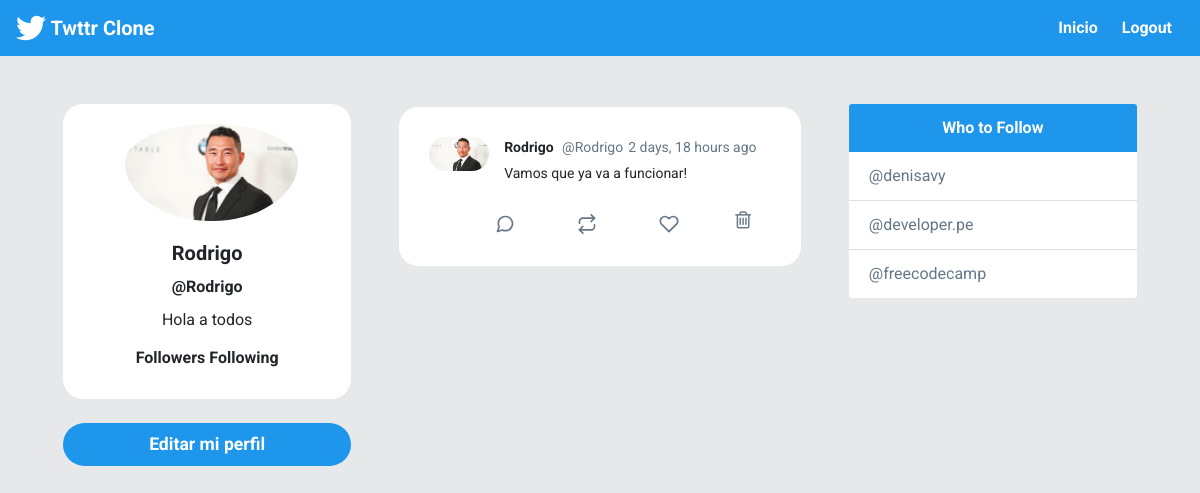
Page /profile/Rodrigo/ on the committed database.
### twitter/models.py (models this page shows, shortened)
class Profile(models.Model):
    user = models.OneToOneField(User, on_delete=models.CASCADE)
    bio = models.CharField(default="Hola a todos", max_length=100)
    image = models.ImageField(default='default.png')

class Post(models.Model):
    timestamp = models.DateTimeField(default=timezone.now)
    content = models.TextField()
    user = models.ForeignKey(User, on_delete=models.CASCADE, related_name='posts')
    class Meta:
        ordering = ['-timestamp']

### twitter/views.py (the view)
# urls.py: path('profile/<str:username>/', views.profile, name='profile'),
def profile(request, username):
    user = User.objects.get(username=username)
    posts = user.posts.all()
    context = {'user': user, 'posts': posts}
    return render(request, 'twitter/profile.html', context)

### twitter/templates/twitter/profile.html (shortened to what this page needs)
{% extends 'twitter/layout.html' %}
{% load humanize %}
{% block content %}
<div id="main" class="container-fluid d-flex">
    <div class="sidebar m-5 d-none d-md-block">
        <div class="">
            <div class="card " style="width: 18rem; text-align:center;border-radius: 20px;">
                <img class="card-img-top rounded-circle"
                    style="width:60%; position: relative;left: 62px;padding-top: 20px;"
                    src="{{ user.profile.image.url }}" alt="Card image cap">
                <div class="card-body">
                    <h5 class="card-title font-weight-bold">{{ user.first_name }}</h5>
                    <h6 class="card-title font-weight-bold">@{{ user }}</h6>
                    <p class="card-text">{{ user.profile.bio }}</p>
                    <h6 class="card-title font-weight-bold">
                        {{ request.user.profile.followers.count }} Followers
                        {{ request.user.profile.following.count }} Following
                    </h6>
                </div>
            </div>
            <a href="{% url 'editar' %}" id="addATweetLeft" type="button"
                style="border-radius: 30px; font-size: 1.1rem; font-weight:bold;"
                class="btn btn-lg btn-block mt-4 text-white ">Editar mi perfil</a>
        </div>
    </div>
    <div class="content">
        {% for post in posts %}
        <div id="tweetCards">
            <div class="tweet-wrap" style="border-radius:20px">
                <div class="tweet-header">
                    <img src="{{ post.user.profile.image.url }}"
                     alt="" class="avator">
                    <div class="tweet-header-info">
                        {{ post.user.first_name }} <span>@{{ post.user }}</span><span>{{ post.timestamp|naturaltime}}
                        </span>
                        <p>{{ post.content }}</p>
                    </div>
                </div>
                <div class="tweet-info-counts">
                    <div class="comments">
                        <button style="background: white; border: none;">
                        </button>
                    </div>
                    <div class="retweets">
                        <button style="background: white; border: none;">
                        </button>
                    </div>
                    <div class="likes">
                        <button style="background: white; border: none;">
                        </button>
                    </div>
                    <div class="trash">
                        <a href="#" style="background: white; border: none;">
                            <i class="fa fa-trash-o" style="color:#657786; font-size: 20px" aria-hidden="true"></i>
                        </a>
                    </div>
                </div>
            </div>
        </div>
        {% endfor %}
    </div>
    <div class="sidebar m-5 d-none d-xl-block">
        <div class="card" style="width: 18rem;">
            <div class="card-header">
                Who to Follow
            </div>
            <ul class="list-group list-group-flush">
                <li class="list-group-item"><a href="#" style="text-decoration: none;color: #657787;">@denisavy</a>
                </li>
                <li class="list-group-item"><a href="#" style="text-decoration: none;color: #657787;">@developer.pe</a>
                </li>
                <li class="list-group-item"><a href="#" style="text-decoration: none;color: #657787;">@freecodecamp</a>
                </li>
            </ul>
        </div>
    </div>
</div>
{% endblock content %}

### twitter/static/css/style.css (style rules this page uses)
body { background: #E6E8E9; ; font-family: 'Asap', sans-serif; font-family: 'Roboto', sans-serif; }
img { max-width: 100%; }
.avator { border-radius: 100px; width: 60px; margin-right: 15px; }
.card { border: none; }
.card-header { background-color: #1E96EB ; color: white; text-align: center; font-weight: bold; border: none; }
#main { justify-content: center; }
.tweet-wrap { max-width: 490px; background: #fff; margin: 0 auto; margin-top: 50px; border-radius: 3px; padding: 30px; border-bottom: 1px solid #e6ecf0; border-top: 1px solid #e6ecf0; }
.tweet-header { display: flex; align-items: flex-start; font-size: 14px; }
.tweet-header-info { font-weight: bold; }
.tweet-header-info span { color: #657786; font-weight: normal; margin-left: 5px; }
.tweet-header-info p { font-weight: normal; margin-top: 5px; }
.tweet-info-counts { display: flex; margin-left: 60px; margin-top: 10px; }
.tweet-info-counts div { display: flex; margin-right: 20px; }
.tweet-info-counts div svg { color: #657786; margin-right: 10px; }
.btn { background-color: #1E96EB ; border-style: none; font-weight: bold; color: white; }
a:link { color: #1E96EB ; text-decoration: none; }

### rows in the picture
Post: user.profile.image (picture), user.first_name "Rodrigo", user "Rodrigo", timestamp "2 days, 18 hours ago", content "Vamos que ya va a funcionar!"

### other values in the picture
{{ user.first_name }} "Rodrigo"
{{ user }} "Rodrigo"
{{ user.profile.bio }} "Hola a todos"
